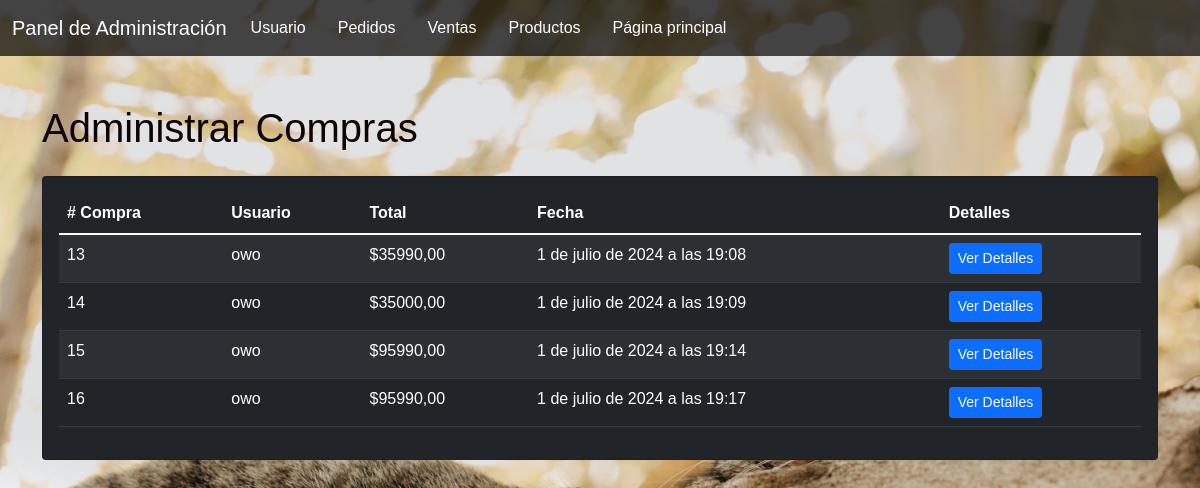
The app's page /adPedidos/ (signed in), older data.
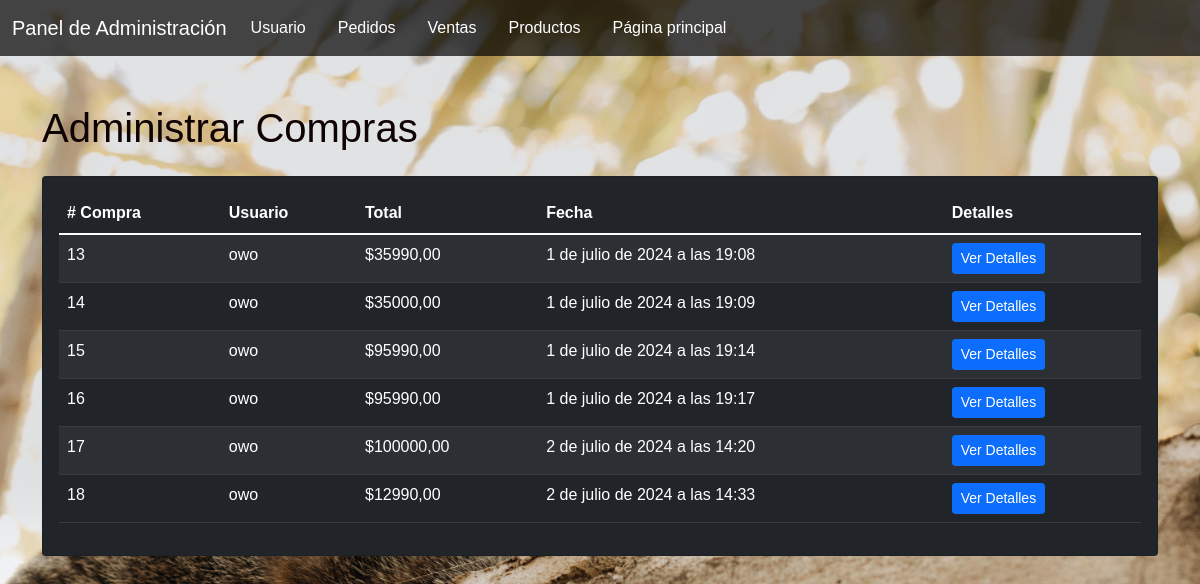
The same page, newer data.
### aplicacion/models.py (models this page shows, shortened)
class Compra(models.Model):
    user = models.ForeignKey(User, on_delete=models.CASCADE)
    total = models.DecimalField(max_digits=10, decimal_places=2)
    created_at = models.DateTimeField(auto_now_add=True)

### aplicacion/views.py (the view)
# urls.py: path('adPedidos/',adPedidos,name='adPedidos'),
@login_required
@permission_required('aplicacion.add_permission')
def adPedidos(requets):
    compras = Compra.objects.all()
    return render(requets, 'aplicacion/adPedidos.html', {'compras': compras})

### aplicacion/templates/aplicacion/adPedidos.html (shortened to what this page needs)
{% load static %}
<!DOCTYPE html>
<html lang="en">
<head>
  <link href="https://cdnjs.cloudflare.com/ajax/libs/bootstrap/5.1.3/css/bootstrap.min.css" rel="stylesheet">
</head>
<body>
  <nav class="navbar navbar-expand-lg navbar-dark navbar-custom">
    <div class="container-fluid">
      <a class="navbar-brand" href="#">Panel de Administración</a>
      <div class="collapse navbar-collapse" id="navbarNav">
        <ul class="navbar-nav">
          <li class="nav-item">
            <a class="nav-link" href="{% url 'adUsuario' %}">Usuario</a>
        </li>
        <li class="nav-item">
            <a class="nav-link" href="{% url 'adPedidos' %}">Pedidos</a>
        </li>
        <li class="nav-item">
            <a class="nav-link" href="{% url 'adVentas' %}">Ventas</a>
        </li>
        <li class="nav-item">
          <a class="nav-link" href="{% url 'adProductos' %}">Productos</a>
      </li>
        <li class="nav-item">
            <a class="nav-link" href="{% url 'menu' %}">Página principal</a>
        </li>
        </ul>
      </div>
    </div>
  </nav>
  <div class="container mt-5">
    <h1 class="mb-4">Administrar Compras</h1>
    <div class="card bg-dark text-white">
      <div class="card-body">
        <div class="table-responsive">
          <table class="table table-striped table-dark">
            <thead>
              <tr>
                <th scope="col"># Compra</th>
                <th scope="col">Usuario</th>
                <th scope="col">Total</th>
                <th scope="col">Fecha</th>
                <th scope="col">Detalles</th>
              </tr>
            </thead>
            <tbody>
              {% for compra in compras %}
                <tr>
                  <td>{{ compra.id }}</td>
                  <td>{{ compra.user.username }}</td>
                  <td>${{ compra.total }}</td>
                  <td>{{ compra.created_at }}</td>
                  <td>
                    <button class="btn btn-sm btn-primary" type="button" data-bs-toggle="collapse" data-bs-target="#compraDetails{{ compra.id }}" aria-expanded="false" aria-controls="compraDetails{{ compra.id }}">
                      Ver Detalles
                    </button>
                  </td>
                </tr>
              {% empty %}
                <tr>
                  <td colspan="5" class="text-center">No hay compras registradas.</td>
                </tr>
              {% endfor %}
            </tbody>
          </table>
        </div>
      </div>
    </div>
  </div>
</body>
</html>

Row changes from the older to the newer data that the page shows:
added Compra: id "17", user.username "owo", total "100000,00", created_at "2 de julio de 2024 a las 14:20"
added Compra: id "18", user.username "owo", total "12990,00", created_at "2 de julio de 2024 a las 14:33"
